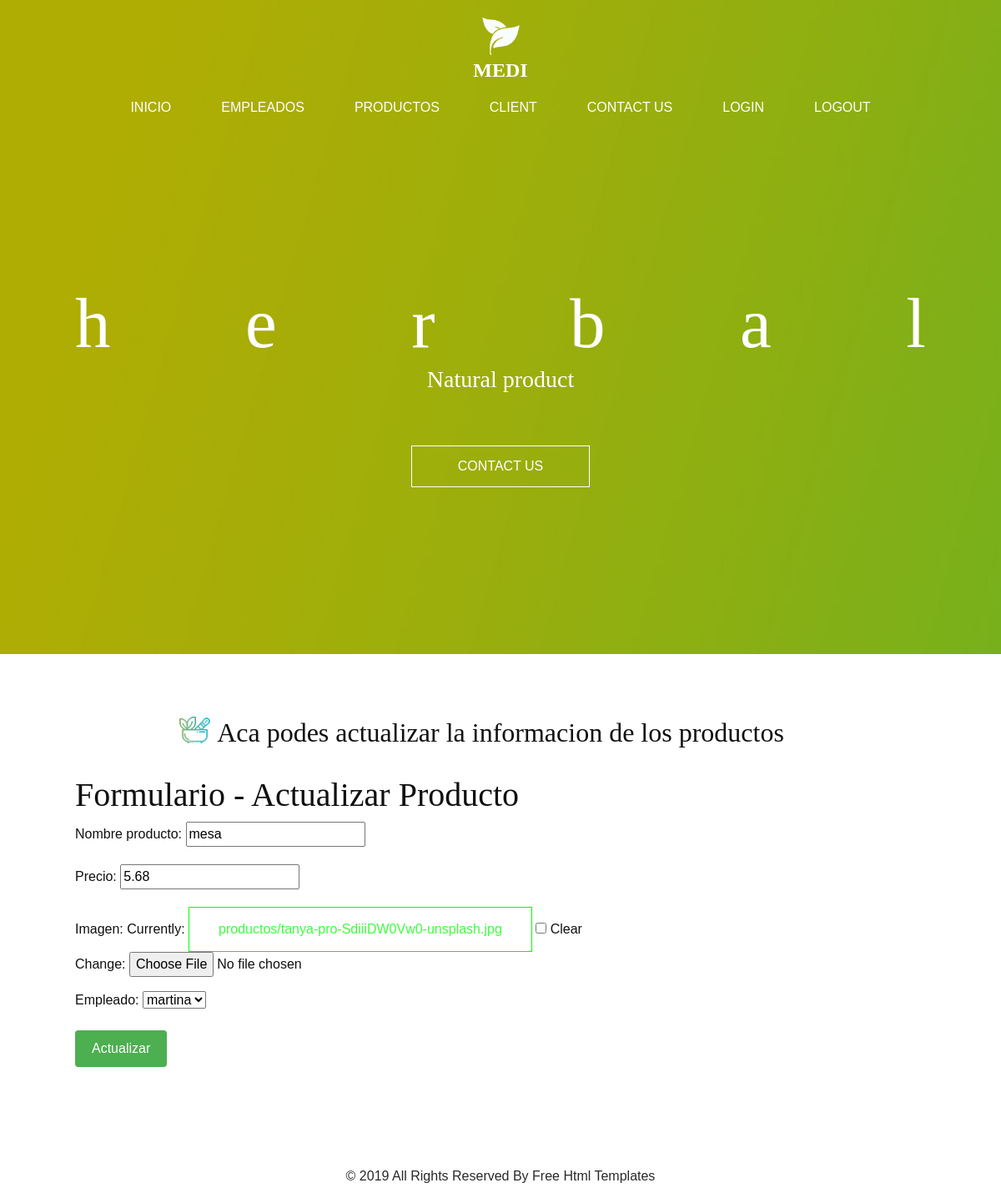
Screenshot of /app-coder/actualizarProducto/2 with the database file from the repository.
### AppCoder/models.py (models this page shows, shortened)
class Producto(models.Model):
    nombre_producto=models.CharField(max_length=100)
    precio=models.DecimalField(max_digits=6, decimal_places=2)
    imagen=models.ImageField(upload_to='productos',null=True,blank=True)
    empleado=models.ForeignKey(Empleado,on_delete=models.CASCADE)

### AppCoder/views.py (the view)
# urls.py: path('actualizarProducto/<pk>', ProductoUpdate.as_view(), name='ActualizarProducto'),
class ProductoUpdate(UpdateView):
    model=Producto
    template_name='producto_update.html'
    fields=('__all__')
    success_url='/app-coder/listaProductos'
    context_object_name='producto'

### AppCoder/models.py (called while the page is built)
    def __str__(self):
        return str(self.user.username)

### AppCoder/templates/producto_update.html
{% extends 'padre.html' %}
{% block contenidoQueCambia %}
  <section class="why_section layout_padding">
    <div class="container">
      <div class="d-flex flex-column align-items-center text-center">
        <h2 class="custom_heading ">
            Aca podes actualizar la informacion de los productos
        </h2>
      </div>
    </div>
    <div class="why_container my-4">
      <div class="img_box">
        <h1>Formulario - Actualizar Producto</h1>
        <form action="{% url 'ActualizarProducto' producto.id %}" method="post">{% csrf_token %}
            {{form.as_p}}
            <button type="submit">Actualizar</button>
        </form>
      </div>
    </div>
  </section>
{% endblock contenidoQueCambia %}

### AppCoder/static/css/style.css (style rules this page uses)
h1, h2, h3 { font-family: "Ethnocentric"; }
body { font-family: "poppins", sans-serif; color: #101010; background-color: #ffffff; }
.layout_padding { padding: 75px 0; }
.custom_heading { position: relative; }
.custom_heading::before { position: absolute; content: ""; left: -45px; width: 37px; height: 32px; background-image: url(../images/herbal.png); background-size: cover; }
a, a:hover, a:focus { text-decoration: none; }
.why_section .why_container .img_box { width: 85%; margin: 0 auto; }
.why_section a { display: inline-block; padding: 14px 35px; background-color: transparent; border: 1.5px solid #00ff00; color: #00ff00; color: #3cff3c; }
button { background-color: #4CAF50; color: white; padding: 10px 20px; border: none; border-radius: 4px; cursor: pointer; }

### AppCoder/static/css/responsive.css (style rules this page uses)
@media (min-width: 1200px) { .container { max-width: 1170px; } }

### rows the page displays
Producto: nombre_producto "mesa", precio "5.68", empleado "martina"
